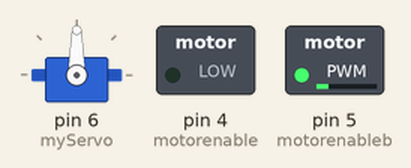
The sketch below on a simulated Arduino Uno, built with avr-gcc and run on an emulated ATmega328P. Parts: servo, switched loads named in the sketch (green lamp = pin HIGH).

Above: at 0.05 s.
At 1.5 s:
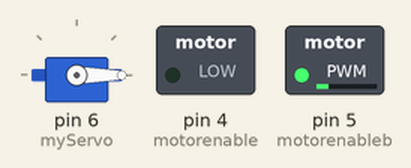
At 3.0 s:
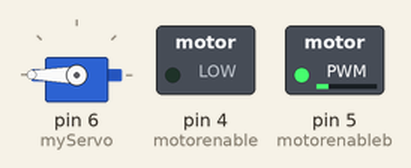
Timing chart, 0 to 6.9 s (numbered marks = the images above):
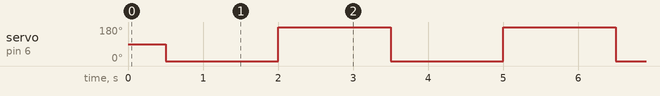

Measured:
- by itself, servo on pin 6 (myServo): alternates 180° for 1.5 s and 0° for 1.5 s

The sketch:

tester.ino
```cpp
#include <Stepper.h>
#include <Servo.h>

// Define the number of steps per revolution for the stepper motor
const int stepsPerRevolution = 10;
// Initialize the stepper motor object
Stepper myStepper(stepsPerRevolution, 8, 9, 10, 11);
const  int motorenable=4;
const int motorenableb=5;

const int motorAPin1 = 8;  // Connect to L298N IN1
const int motorAPin2 = 9;  // Connect to L298N IN2
const int motorBPin1 = 10;  // Connect to L298N IN1
const int motorBPin2 = 11;  // Connect to L298N IN2

// Initialize the servo motor object
Servo myServo;

void setup() {
  // Set up the stepper motor
  myStepper.setSpeed(60); // RPM

  // Set up the servo motor
  myServo.attach(6);

  analogWrite(motorenable,50);
  analogWrite(motorenableb,50);

}


void moveMotorAForward( ) {
  digitalWrite(motorAPin1, HIGH);
  digitalWrite(motorAPin2, LOW);
  digitalWrite(motorBPin1, HIGH);
  digitalWrite(motorBPin2, LOW);
}


void moveMotorAbackward( ) {
  digitalWrite(motorAPin1, LOW);
  digitalWrite(motorAPin2, HIGH);
  digitalWrite(motorBPin1, LOW);
  digitalWrite(motorBPin2, HIGH);
}


void loop() {
  moveMotorAForward();
  delay(500);

  // Rotate the stepper motor 360 degrees clockwise
  // for (int i = 0; i < stepsPerRevolution; i++) {
    // myStepper.step(1);
    // delay(500); // Adjust as needed for smooth motion
  // }
  // delay(1000); // Wait for 1 second

  // Move the servo motor to 0 degrees
  myServo.write(0);
  delay(1000); // Wait for 1 second

  // Move the servo motor to 180 degrees

  moveMotorAbackward( );
delay(500);
  myServo.write(180);
  delay(1000); // Wait for 1 second
}
```
